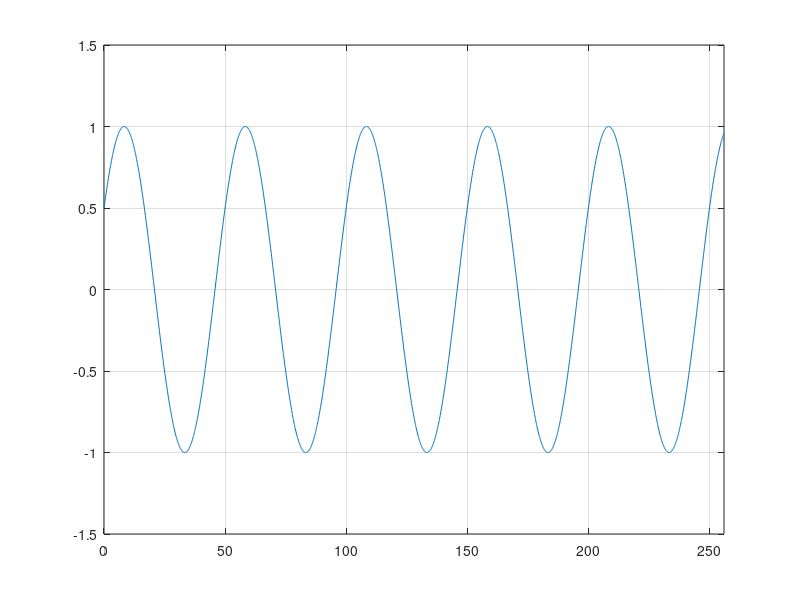

The MATLAB source for this figure:
t=0:0.1:256;
f=1/50;
phase=pi/3;
A=1;
arg=2*pi*f*t-phase;
x=A*cos(arg);
plot(t,x);
grid;
axis([0 256 -1.5 1.5]);
